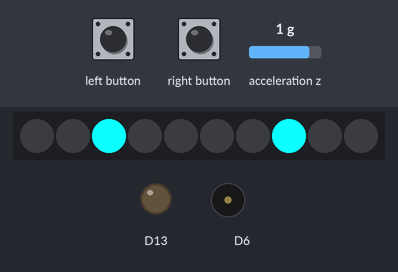
A sketch run on a simulated Adafruit Circuit Playground Express. On the bench: 10 RGB LEDs in strip order, left to right, output pins drawn as LEDs (lit = HIGH), buzzer (waves = sounding). The inputs (shaded band) are chosen by the test bench; at power-on: acceleration z 1 g.

Above: at 1.26 s.
1.3 s: acceleration z set to -0.8 g
3.1 s: acceleration z set to -1.1 g
At 3.19 s:
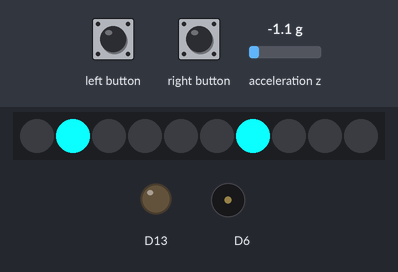
4.6 s: left button pressed for 0.15 s
At 4.8 s:
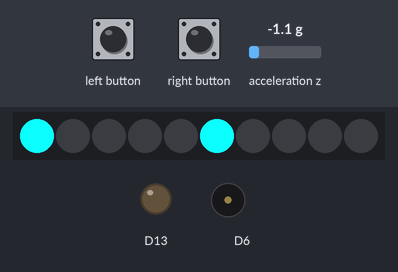
6.2 s: right button pressed for 0.15 s
At 6.42 s:
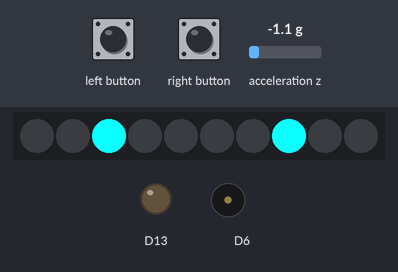
7.8 s: left button pressed for 1 s
At 8.03 s:
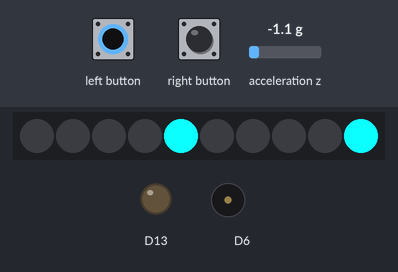
10.3 s: right button pressed for 1 s
At 10.45 s:
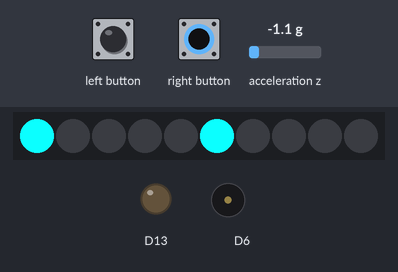
Timing chart, 0 to 13.3 s (numbered marks = the images above; inputs shaded):
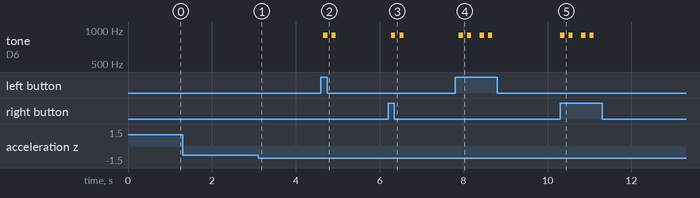

The sketch:

sketch_nov13b.ino
```cpp
// (licence header left out)
#include <Adafruit_CircuitPlayground.h>

#define COLOR         0x0BFFFF    // change this to your favorite color
#define SPIN_RATE     100         // lower is faster

int pixel1;
int pixel2;

#define SLOUCH_ANGLE        10.0      // allowable slouch angle (deg)
#define SLOUCH_TIME         3000      // allowable slouch time (secs)
#define GRAVITY             9.80665   // standard gravity (m/s^s)
#define RAD2DEG             52.29578  // convert radians to degrees

float currentAngle;
float targetAngle;
unsigned long slouchStartTime;
bool slouching;

///////////////////////////////////////////////////////////////////////////////
void setup() {
  // Initialize Circuit Playground
  CircuitPlayground.begin();

    // Make it bright!
  CircuitPlayground.setBrightness(255);

  // Can be any two pixels
  pixel1 = 0;
  pixel2 = 5;

  // Initialize target angle to zero.
  targetAngle = 0;
}

///////////////////////////////////////////////////////////////////////////////
void loop() {
   // Turn off all the NeoPixels
  CircuitPlayground.clearPixels();

  // Turn on two pixels to COLOR
  CircuitPlayground.setPixelColor(pixel1, COLOR);
  CircuitPlayground.setPixelColor(pixel2, COLOR);

  // Increment pixels to move them around the board
  pixel1 = pixel1 + 1;
  pixel2 = pixel2 + 1;

  // Check pixel values
  if (pixel1 > 9) pixel1 = 0;
  if (pixel2 > 9) pixel2 = 0;

  // Wait a little bit so we don't spin too fast
  delay(SPIN_RATE);


  // Compute current angle
  currentAngle = RAD2DEG * asin(-CircuitPlayground.motionZ() / GRAVITY);

  // Set target angle on button press
  if ((CircuitPlayground.leftButton()) || (CircuitPlayground.rightButton())) {
    targetAngle = currentAngle;
    CircuitPlayground.playTone(900,100);
    delay(100);
    CircuitPlayground.playTone(900,100);
    delay(100);
  }

  // Check for slouching
  if (currentAngle - targetAngle > SLOUCH_ANGLE) {
    if (!slouching) slouchStartTime = millis();
    slouching = true;
  } else {
    slouching = false;
  }

  // If we are slouching
  if (slouching) {
    // Check how long we've been slouching
    if (millis() - slouchStartTime > SLOUCH_TIME) {
      // Play a tone
      CircuitPlayground.playTone(800, 500);
    }
  }
}
```

Measured:
- after the input at 3.1 s, tone on D6: stays silent (without the input it goes to 800 Hz after 1.3 s)
- after the input at 4.6 s, tone on D6: alternates 900 Hz for 0.10 s and silent for 0.10 s, 4 changes in all, then stays silent, starting after 0.06 s
- after the input at 6.2 s, tone on D6: alternates 900 Hz for 0.10 s and silent for 0.10 s, 4 changes in all, then stays silent, starting after 0.07 s
- after the input at 7.8 s, tone on D6: plays 900 Hz for 0.10 s, 900 Hz for 0.10 s, 900 Hz for 0.10 s, 900 Hz for 0.10 s, starting after 0.09 s
- after the input at 10.3 s, tone on D6: plays 900 Hz for 0.10 s, 900 Hz for 0.10 s, 900 Hz for 0.10 s, 900 Hz for 0.10 s, starting at once
